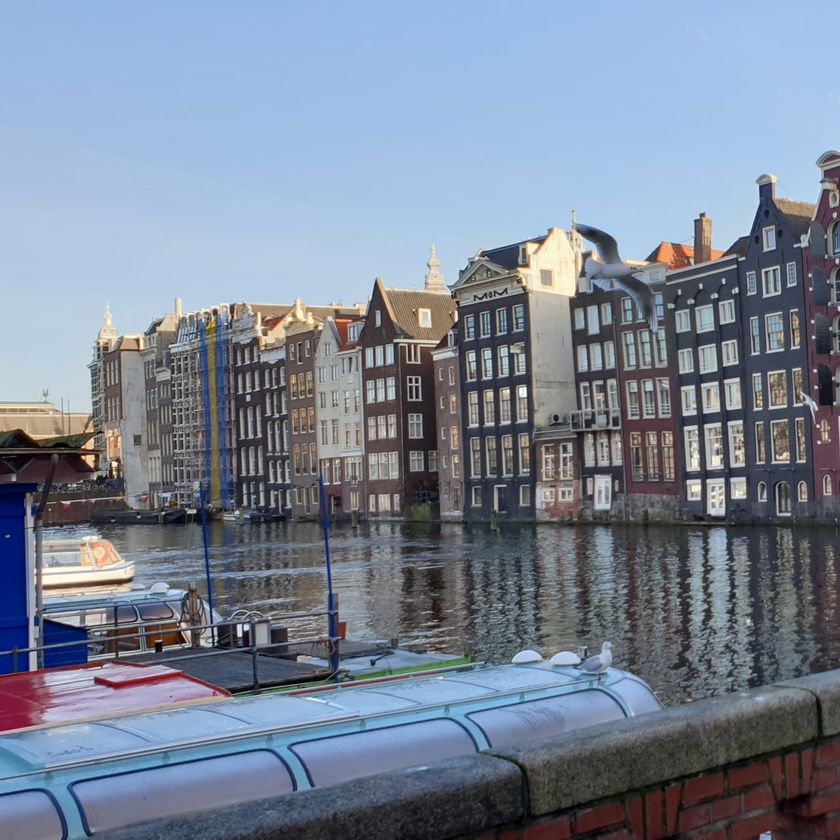
#> input picture test_images/Original/1.jpeg, 840 x 840 px, shrunk from 1280 x 1280 before the run
$ python main.py
#> lines starting #> are read from the running program, lines starting #| are printed output that depends on the picture
### utils.py
import numpy as np
import scipy.spatial
import cv2


def get_Harris_corners(img1_gray, img2_gray, harris_thr=0.05):
    '''
    Custom wrapper over the OpenCV Harris detector

    PARAMETERS: img1_gray, img2_gray - Gray-scaled input images
                harris_thr - To remove weak harris detections

    RETURNS:    img1_kpts, img2_kpts - np array of keypoints in (x,y) coordinate format
    '''
    img1_harris = cv2.cornerHarris(img1_gray, 2, 3, 0.04)
    img1_harris = cv2.dilate(img1_harris,None)
    ret, img1_harris = cv2.threshold(img1_harris, harris_thr*img1_harris.max(), 255, 0)
    img1_harris = np.uint8(img1_harris)
    _, _, _, centroids = cv2.connectedComponentsWithStats(img1_harris)
    img1_kpts = centroids.copy().astype(np.uint16)

    img2_harris = cv2.cornerHarris(img2_gray, 2, 3, 0.04)
    img2_harris = cv2.dilate(img2_harris,None)
    ret, img2_harris = cv2.threshold(img2_harris, harris_thr*img2_harris.max(), 255, 0)
    img2_harris = np.uint8(img2_harris)
    _, _, _, centroids = cv2.connectedComponentsWithStats(img2_harris)
    img2_kpts = centroids.copy().astype(np.uint16)

    return img1_kpts, img2_kpts


# [9 lines left out: function cvt_to_cv2KeyPoints, not called in this run]


def normalize(img_descriptors):
    '''
    Normalizes the each descriptor vector to unit length
    '''
    for i in range(img_descriptors.shape[0]):
        img_descriptors[i,:] = img_descriptors[i,:]/np.linalg.norm(img_descriptors[i,:],ord=2)
    return img_descriptors


def compute_euclidean_distances(img1_descriptors, img2_descriptors):
    '''
    Computes Euclidean distance between every img1 and img2 (normalized) descriptors

    PARAMETERS: An np array of descriptors from each image

    RETURNS:   Distance matrix of shape (img1_descriptors.shape[0], img2_descriptors[0])
    '''
    distance_matrix = scipy.spatial.distance_matrix(img1_descriptors, img2_descriptors)
    return distance_matrix


def compute_correlation(img1_descriptors, img2_descriptors):
    '''
    Computes correlation between every img1 and img2 (normalized) descriptors

    PARAMETERS: An np array of descriptors from each image

    RETURNS:   Correlation matrix of shape (img1_descriptors.shape[0], img2_descriptors[0])
    '''
    correlation_matrix = np.dot(img1_descriptors, img2_descriptors.T)
    return correlation_matrix


def get_matchings(similarity_matrix, similarity_type, threshold):
    '''
    Two-way NN matching without replacement

    PARAMETERS: similarity_matrix - Either distance matrix or correlation matrix
                similarity_type - 'euc_distance' or 'correlation'
                threshold - scalar value

    RETURNS:    np array listing the indices of matching keypoint pairs
    '''
    similarity_matrix_copy = similarity_matrix.copy()
    matching_kpt_pair_indices = []

    if similarity_type == 'euc_distance':
        for i in range(similarity_matrix.shape[0]):
            match_for_i = np.argmin(similarity_matrix_copy[i,:]) # Find best match for i
            # Check if the vice versa is also true, and apply threshold
            if i == np.argmin(similarity_matrix_copy[:,match_for_i]) and similarity_matrix[i,match_for_i] <= threshold :
                matching_kpt_pair_indices.append(tuple([i,match_for_i]))

    if similarity_type == 'correlation':
        for i in range(similarity_matrix.shape[0]):
            match_for_i = np.argmax(similarity_matrix_copy[i,:]) # Find best match for i
            # Check if the vice versa is also true, and apply threshold
            if i == np.argmax(similarity_matrix_copy[:,match_for_i]) and similarity_matrix[i,match_for_i] >= threshold :
                matching_kpt_pair_indices.append(tuple([i,match_for_i]))

    return np.array(matching_kpt_pair_indices)

### visualizer.py
import numpy as np
import matplotlib.pyplot as plt
import cv2

'''
Visualizer class:
    - Handles all the image plotting work
    - Contains methods for displaying keypoints, matches, inlier and outliers, and
      the final stitching result
'''

class Visualizer:

    def __init__(self, img1, img2, visualize=True, save_results=False, results_dir=None, case_id=None):
        self.visualize = visualize

        self.img1_rgb = img1
        self.img1_gray = cv2.cvtColor(self.img1_rgb, cv2.COLOR_RGB2GRAY)
        self.img2_rgb = img2
        self.img2_gray = cv2.cvtColor(self.img2_rgb, cv2.COLOR_RGB2GRAY)

        self.img1_kpts = None
        self.img2_kpts = None
        self.matching_kpt_pair_indices = None
        self.inlier_indices = None

        self.save_results = save_results
        self.results_dir = results_dir
        self.case_id = case_id


    def set_keypoints(self, img1_kpts, img2_kpts):
        self.img1_kpts = img1_kpts
        self.img2_kpts = img2_kpts

    def set_matches(self, matching_kpt_pair_indices):
        self.matching_kpt_pair_indices = matching_kpt_pair_indices

    def set_inliers(self, inlier_indices):
        self.inlier_indices = inlier_indices


    def draw_keypoints(self):
        fig, [ax1, ax2] = plt.subplots(1,2)
        fig.set_size_inches(0.5*18.5, 0.4*10.5)
        fig.set_dpi(200)
        fig.subplots_adjust(wspace=0.2, hspace=0.1, top=0.95, bottom=0.05, left=0.05, right=0.95)

        ax1.imshow(self.img1_gray, cmap='gray')
        ax1.plot(self.img1_kpts[:, 0], self.img1_kpts[:, 1], color='red', marker='o', linestyle='None', markersize=2)
        ax2.imshow(self.img2_gray, cmap='gray')
        ax2.plot(self.img2_kpts[:, 0], self.img2_kpts[:, 1], color='red', marker='o', linestyle='None', markersize=2)

        ax1.axis('off')
        ax1.set_title("Image 1")
        ax2.axis('off')
        ax2.set_title("Image 2")
        #fig.suptitle("Detected keypoints and best matches", fontsize='x-large')
        if self.save_results:
            fig.savefig(self.results_dir + self.case_id.replace('.','') + "_keypoints.png")
        if self.visualize:
            plt.show()


    def draw_matches(self, title):
        fig, ax = plt.subplots()
        fig.set_size_inches(0.5*18.5, 0.4*10.5)
        fig.set_dpi(200)
        #fig.subplots_adjust(wspace=0.2, hspace=0.1, top=0.95, bottom=0.05, left=0.05, right=0.95)

        if self.img1_rgb.shape[0] > self.img2_rgb.shape[0]:
            white_strip = (np.ones((self.img2_rgb.shape[0], 100, 3))*255).astype(np.uint8)
            combined_img = np.hstack((self.img1_rgb[:self.img2_rgb.shape[0]], white_strip, self.img2_rgb))
        elif self.img1_rgb.shape[0] < self.img2_rgb.shape[0]:
            white_strip = (np.ones((self.img1_rgb.shape[0], 100, 3))*255).astype(np.uint8)
            combined_img = np.hstack((self.img1_rgb, white_strip, self.img2_rgb[:self.img1_rgb.shape[0]]))
        else:
            white_strip = (np.ones((self.img1_rgb.shape[0], 100, 3))*255).astype(np.uint8)
            combined_img = np.hstack((self.img1_rgb, white_strip, self.img2_rgb))
        ax.imshow(combined_img)

        if self.inlier_indices is not None:
            inlier_color = 'blue'
            outlier_color = 'red'
            # Plot outliers
            outlier_indices = []
            for indices in self.matching_kpt_pair_indices:
                if indices not in self.inlier_indices:
                    outlier_indices.append(indices)
            outlier_indices = np.array(outlier_indices)
            ax.plot( [ self.img1_kpts[outlier_indices[:,0], 0], self.img1_rgb.shape[1] + white_strip.shape[1] + self.img2_kpts[outlier_indices[:,1], 0]  ],
                     [ self.img1_kpts[outlier_indices[:,0], 1], self.img2_kpts[outlier_indices[:,1], 1] ],
                     color=outlier_color, marker='*', linestyle='-', linewidth=1, markersize=5)
            # Plot inliers
            ax.plot( [ self.img1_kpts[self.inlier_indices[:,0], 0], self.img1_rgb.shape[1] + white_strip.shape[1] + self.img2_kpts[self.inlier_indices[:,1], 0]  ],
                     [ self.img1_kpts[self.inlier_indices[:,0], 1], self.img2_kpts[self.inlier_indices[:,1], 1] ],
                     color=inlier_color, marker='*', linestyle='-', linewidth=1, markersize=5)
        else:
            color = 'green'
            ax.plot( [ self.img1_kpts[self.matching_kpt_pair_indices[:,0], 0], self.img1_rgb.shape[1] + white_strip.shape[1] + self.img2_kpts[self.matching_kpt_pair_indices[:,1], 0]  ],
                     [ self.img1_kpts[self.matching_kpt_pair_indices[:,0], 1], self.img2_kpts[self.matching_kpt_pair_indices[:,1], 1] ],
                     color=color, marker='*', linestyle='-', linewidth=1, markersize=5)
        ax.set_title(title)
        ax.axis('off')
        if self.save_results:
            fig.savefig(self.results_dir + self.case_id.replace('.','') + "_matches.png")
        if self.visualize:
            plt.show()


    def stitch_and_display(self, img2_warped, display_all=False):
        img1_expanded = np.zeros( (self.img1_rgb.shape[0], self.img1_rgb.shape[1]+self.img2_rgb.shape[1], 3) ).astype(np.uint8)
        img1_expanded[:, :self.img1_rgb.shape[1], :] = self.img1_rgb[:,:,:]

        stitched_image = img1_expanded.copy()

        img2_warped_gray = cv2.cvtColor(img2_warped, cv2.COLOR_RGB2GRAY)
        non_zeros = np.argwhere(img2_warped_gray > 0)
        stitched_image[non_zeros[:,0], non_zeros[:,1], :] = img2_warped[non_zeros[:,0],non_zeros[:,1],:]

        if display_all:
            fig, [ax1,ax2,ax3] = plt.subplots(3,1)
            fig.set_size_inches(0.15*18.5, 0.4*10.5)
            fig.set_dpi(200)
            #fig.subplots_adjust(hspace=0.3, top=0.85, bottom=0.15)

            ax1.imshow(img1_expanded)
            ax2.imshow(img2_warped)
            ax3.imshow(stitched_image)

            ax1.axis('off')
            ax1.set_title("Image 1", fontsize='small')
            ax2.axis('off')
            ax2.set_title("Image 2 warped", fontsize='small')
            ax3.axis('off')
            ax3.set_title("Stitched image", fontsize='small')

        else:
            fig, ax = plt.subplots()
            fig.set_size_inches(0.5*18.5, 0.4*10.5)
            fig.set_dpi(200)
            ax.imshow(stitched_image)
            ax.set_title("Stitched Image")
            ax.axis('off')

        if self.save_results:
            fig.savefig(self.results_dir + self.case_id.replace('.','') + "_stitching_result.png")
        if self.visualize:
            plt.show()

### descriptors.py
import numpy as np

'''
Two feature descriptors are implemented:

    1. RGB intensity patch
    2. Gray-scale intensity patch (not used in experiments)

'''

def rgb_intensities(img_rgb, img_kpts, patch_size=5):
    '''
    Computes RGB intensities of a fixed size local neighbourhood around each keypoint.

    PARAMETERS: img_rgb - RGB image
                img_kpts - np array of keypoints in (x,y) coordinate format
                patch_size - size of the local neighbourhood

    RETURNS:    img_descriptors - np array of descriptors, each of length (patch_size x patch_size x 3)

    '''
    if patch_size%2 == 0:
        raise Exception("Patch size should be an odd number")

    # Initialize an empty list of descriptors
    img_descriptors = np.zeros((img_kpts.shape[0], patch_size*patch_size*3))
    for i,kp in enumerate(img_kpts):
        # Keypoints are in xy coords, but indexing needs (row,col) -> swap x and y
        patch = img_rgb[max(0, kp[1]-patch_size//2)  :  min(img_rgb.shape[0], kp[1]+patch_size//2+1),
                        max(0, kp[0]-patch_size//2)  :  min(img_rgb.shape[1], kp[0]+patch_size//2+1),
                        :]

        # Handle edge cases
        if kp[0] - patch_size//2 < 0:
            n = - (kp[0] - patch_size//2)
            pad = np.zeros((patch.shape[0], n, 3))
            patch = np.hstack((pad, patch))

        if kp[1] - patch_size//2 < 0:
            n = - (kp[1] - patch_size//2)
            pad = np.zeros((n, patch.shape[1], 3))
            patch = np.vstack((pad, patch))

        if kp[0] + patch_size//2 >= img_rgb.shape[1]:
            n = kp[0] + patch_size//2 + 1 - img_rgb.shape[1]
            pad = np.zeros((patch.shape[0], n, 3))
            patch = np.hstack((patch, pad))

        if kp[1] + patch_size//2 >= img_rgb.shape[0]:
            n = kp[1] + patch_size//2 + 1 - img_rgb.shape[0]
            pad = np.zeros((n, patch.shape[1], 3))
            patch = np.vstack((patch, pad))

        # Flatten the RGB patch into a vector and store it
        img_descriptors[i,:] = patch.flatten()
    return img_descriptors


# [45 lines left out: function gray_intensities, not called in this run]

### ransac.py
import numpy as np


def evaluate_model(affine_matrix, img1_kpts, img2_kpts, inlier_indices):
    '''
    RANSAC utility funcion to compute average inlier Euclidean distance for the final model
    '''
    inlier_img1_kpts = img1_kpts[inlier_indices[:,0]]
    inlier_img1_kpts = np.hstack( (inlier_img1_kpts, np.ones((inlier_img1_kpts.shape[0],1))) )
    inlier_img2_kpts = img2_kpts[inlier_indices[:,1]]
    inlier_img2_kpts  = np.hstack((inlier_img2_kpts, np.ones((inlier_img2_kpts.shape[0],1))) )

    inlier_img2_kpts_warped = np.dot(inlier_img2_kpts , affine_matrix.T)
    euc_distance = np.mean(np.sqrt(np.sum(np.square(inlier_img1_kpts-inlier_img2_kpts_warped), axis=1)), axis=0)
    return euc_distance


###############################################################################
# RANSAC implementation
###############################################################################

class RANSAC_Estimator:
    '''
    RANSAC_Estimator class

    PARAMETERS: sample_size, n_iterations, tolerance, inlier_threshold
    '''
    def __init__(self, sample_size, n_iterations, tolerance, inlier_threshold):
        self.sample_size = sample_size
        self.n_iterations = n_iterations
        self.tolerance = tolerance
        self.inlier_threshold = inlier_threshold


    def estimate_affine_matrix(self, img1_kpts, img2_kpts, matching_kpt_pair_indices):
        '''
        Estimates the linear model representing an affine transformation

        PARAMETERS: Keypoints from both images and the correspondences

        RETURNS:    affine_matrix - Best linear model
                    avg_residual - Average of residual of this model for all inliers before refitting
                    inlier_indices - np array of indices of matching keypoints that are inliers for this model
        '''
        candidate_model_list = []
        used_samples = []
        for i in range(self.n_iterations):
            # Sample random matching pairs
            indices_of_indices = np.random.choice(matching_kpt_pair_indices.shape[0], size=self.sample_size, replace=False)
            if tuple(indices_of_indices) in used_samples:
                continue
            used_samples.append(tuple(indices_of_indices))
            sampled_kpt_pair_indices = matching_kpt_pair_indices[indices_of_indices]
            sampled_img1_kpts, sampled_img2_kpts  = img1_kpts[sampled_kpt_pair_indices[:,0]], img2_kpts[sampled_kpt_pair_indices[:,1]]

            # Fit a linear model
            sampled_img1_kpts = np.append(sampled_img1_kpts, np.ones((self.sample_size, 1)), axis=1)
            sampled_img2_kpts = np.append(sampled_img2_kpts, np.ones((self.sample_size, 1)), axis=1)
            '''
            Solve for X in --  A.X = B

              > A: sampled_img2_kpts; Format: [[x1,y1,1],
                                               [x2,y2,1],
                                               [x3,y3,1],
                                                  ...  ]

              > B: sampled_img1_kpts; Format: [[u1,v1,1],
                                               [u2,v2,1],
                                               [u3,v3,1],
                                                  ...  ]

              > X: model; Format: [[a,d,0],
                                   [b,e,0],
                                   [c,f,1]]

            '''
            model = np.linalg.lstsq(sampled_img2_kpts, sampled_img1_kpts, rcond=None)[0]

            # Check how many other points lie within the tolerance zone
            inlier_count = 0
            inlier_indices = []
            for pair_indices in matching_kpt_pair_indices:
                if pair_indices not in sampled_kpt_pair_indices:
                    pt2 = img2_kpts[pair_indices[1]]
                    pt1_true = np.append(img1_kpts[pair_indices[0]], [1])
                    pt1_hypothesis = np.dot(np.append(pt2, [1]), model)

                    # Calculate error(euc distance b/w prediction and truth, in image coordinates)
                    dist_from_model = np.linalg.norm(pt1_true-pt1_hypothesis,ord=2)

                    if dist_from_model <= self.tolerance:
                        #print(dist_from_model)
                        inlier_count += 1
                        inlier_indices.append(pair_indices)

            # Calculate avg. inlier residual for this model
            if inlier_count == 0:
                continue
            inlier_indices = np.array(inlier_indices)
            inlier_img1_kpts, inlier_img2_kpts = img1_kpts[inlier_indices[:,0]], img2_kpts[inlier_indices[:,1]]
            inlier_img1_kpts = np.append(inlier_img1_kpts, np.ones((inlier_img1_kpts.shape[0],1)), axis=1)
            inlier_img2_kpts = np.append(inlier_img2_kpts, np.ones((inlier_img2_kpts.shape[0],1)), axis=1)

            hypothesis = np.dot(inlier_img2_kpts, model)
            inlier_residuals = np.sum(np.square(inlier_img1_kpts-hypothesis), axis=1)
            avg_inlier_residual = np.mean(inlier_residuals, axis=0)

            # Apply threshold and Refit
            if inlier_count >= self.inlier_threshold:
                # The model is good -- Fit the model on all the inliers
                candidate_model, _, _, _ = np.linalg.lstsq(inlier_img2_kpts, inlier_img1_kpts, rcond=None)
                candidate_model_list.append(tuple([candidate_model, avg_inlier_residual, inlier_indices]))

        # Choose the best model (one with least residual sum value)
        if len(candidate_model_list) == 0:
            raise Exception("Couldn't find a good model for the given configuration")

        candidate_model_list = sorted(candidate_model_list, key=lambda c: c[1])
        affine_matrix, avg_residual, inlier_indices, = candidate_model_list[0]
        return affine_matrix.T, avg_residual, inlier_indices

### main.py
import os, argparse
import numpy as np
import cv2

import utils, descriptors, ransac, visualizer

np.random.seed(0)

###############################################################################
# Main function for the panorama application
###############################################################################

def run_app(img1_path, img2_path,
            harris_thr,
            descriptor, patch_size,
            matching_threshold,
            ransac_sample_size, ransac_n_iterations, ransac_tolerance, ransac_inlier_threshold,
            visualize=True,
            experiment_id=None,
            case_id=None):

    # Prepare the results directory for the experiment
#> called with img1_path = './test_images/Original/1.jpeg', img2_path = './test_images/Original/2.jpeg', harris_thr = 0.05, descriptor = 'custom_rgb_intensities', patch_size = 11, matching_threshold = 0.98, ransac_sample_size = 3, ransac_n_iterations = 1000
    save_results = False
    results_dir = None
    if experiment_id:
        save_results = True
        results_dir = "./Results/Exp-" + experiment_id + "/"
        if not os.path.exists(results_dir):
            os.makedirs(results_dir)
        print("Experiment: {} | Case: {}".format(experiment_id, case_id))

    # Read and prepare the images
    img1 = cv2.imread(img1_path)
#> img1 is the input picture: shape (840, 840, 3); mean B, G, R 150.2, 132.8, 121.8
    img1_rgb = cv2.cvtColor(img1, cv2.COLOR_BGR2RGB)
    img1_gray = cv2.cvtColor(img1_rgb, cv2.COLOR_RGB2GRAY)
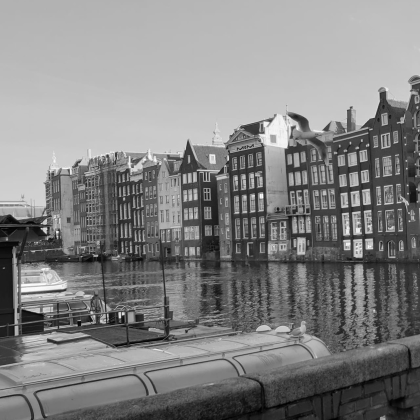
#> img1_gray: shape (840, 840) (shown at 1/2 size); min 0, max 255, mean 131.5

    img2 = cv2.imread(img2_path)
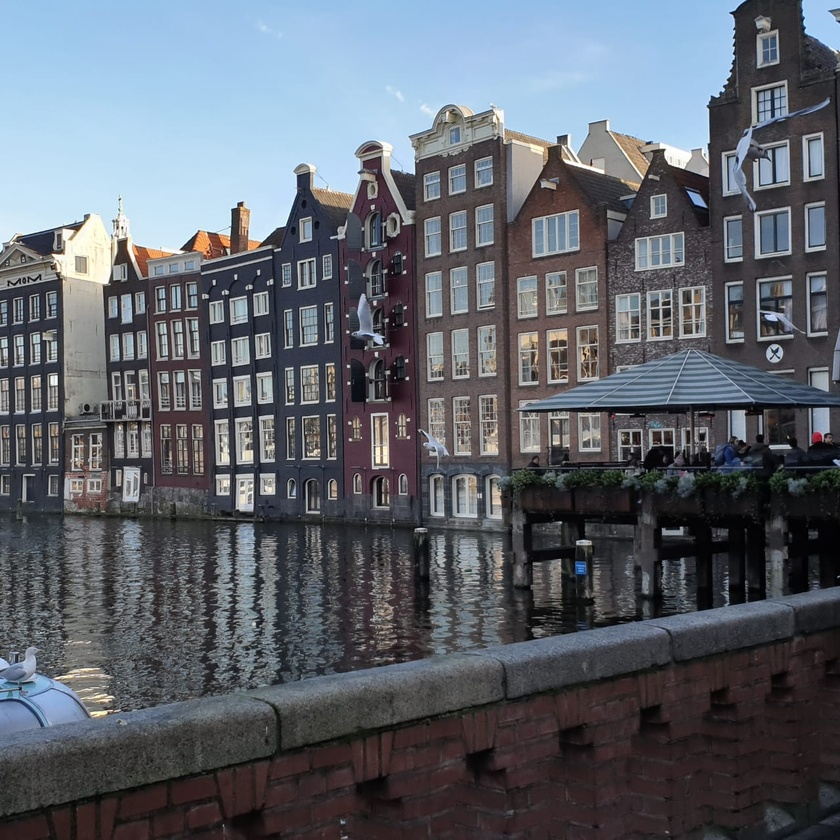
#> input picture test_images/Original/2.jpeg, 840 x 840 px, shrunk from 1280 x 1280 before the run
#> img2 is the input picture: shape (840, 840, 3); mean B, G, R 108.7, 100.2, 94.8
    img2_rgb = cv2.cvtColor(img2, cv2.COLOR_BGR2RGB)
    img2_gray = cv2.cvtColor(img2_rgb, cv2.COLOR_RGB2GRAY)
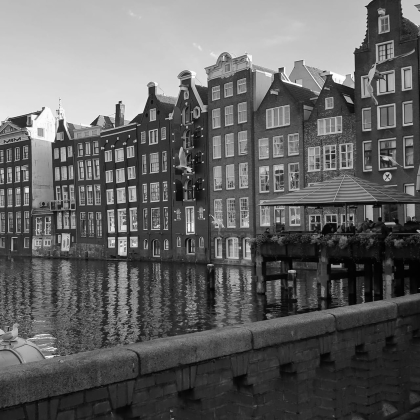
#> img2_gray: shape (840, 840) (shown at 1/2 size); min 0, max 255, mean 99.5

    # Create the visualizer object
    vis = visualizer.Visualizer(img1_rgb, img2_rgb, visualize, save_results, results_dir, case_id)

    # Create sift object (sift descriptor used only if enabled)
    sift = cv2.xfeatures2d.SIFT_create(nfeatures=500)

    # -------------------------------------------------------------------------
    # Perform Harris Corner detection

    img1_kpts, img2_kpts = utils.get_Harris_corners(img1_gray, img2_gray, harris_thr)
#> in get_Harris_corners, `img1_harris = cv2.cornerHarris(img1_gray, 2, 3, 0.04)`:
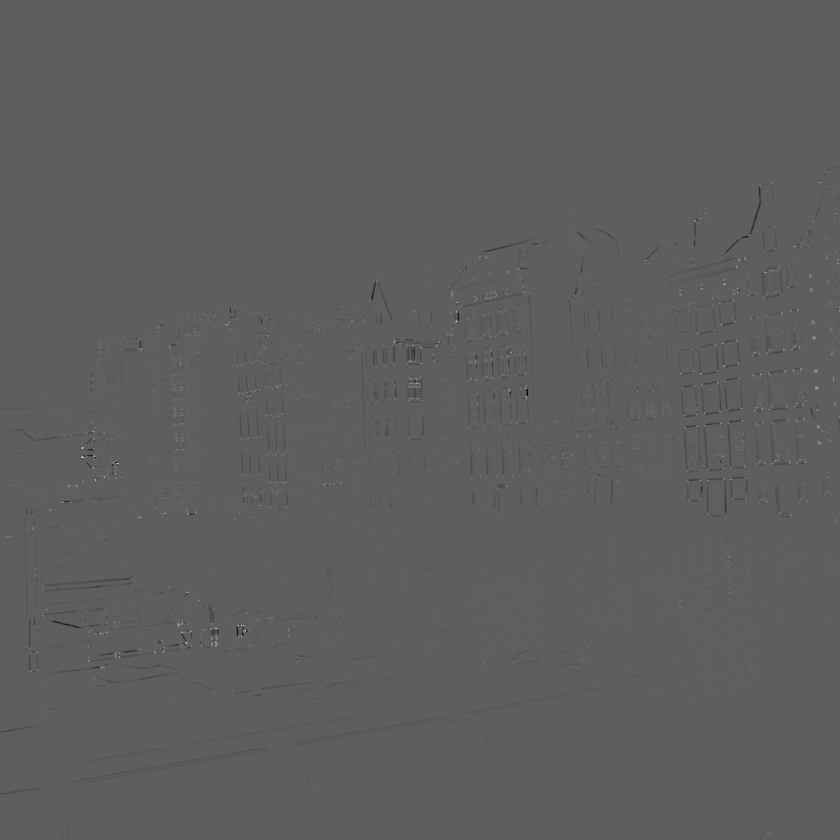
#> img1_harris: shape (840, 840) float32; min -0.00718, max 0.0121, mean -1.68e-05; drawn with min black and max white
#> (the rest of the program and of its run is left out)
